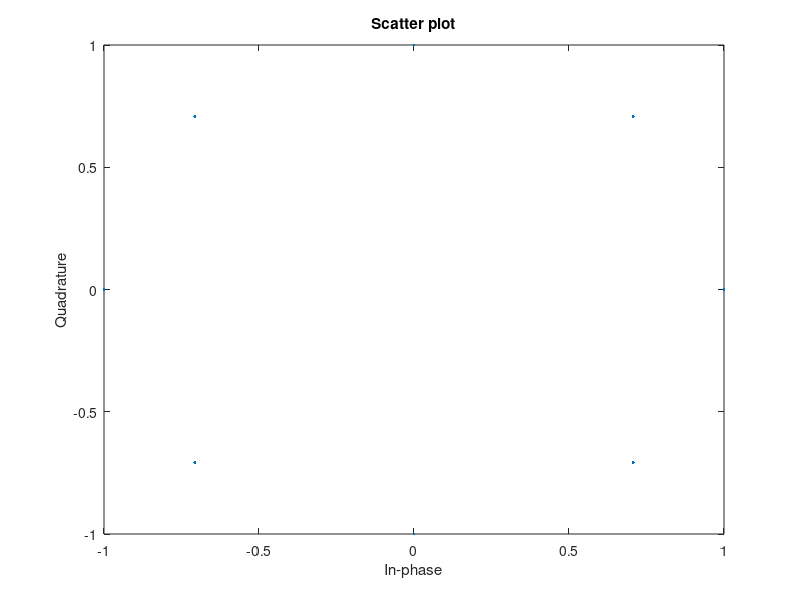
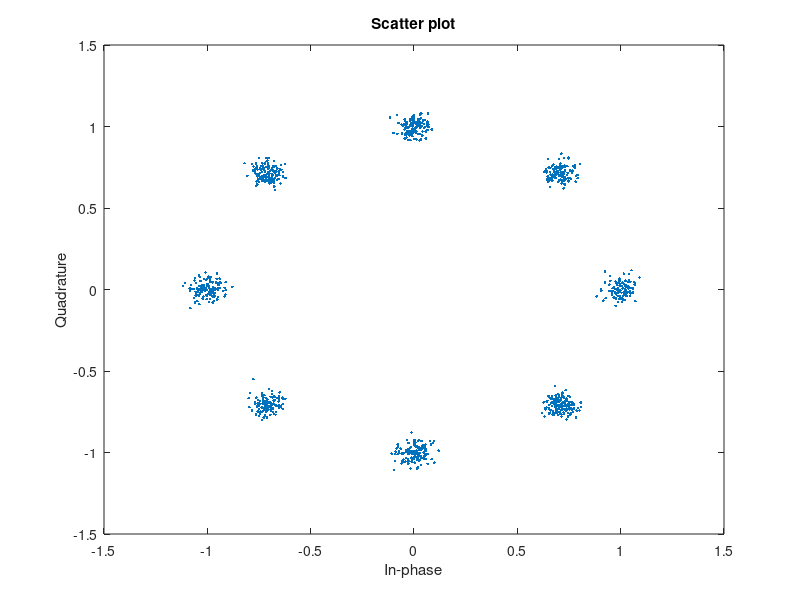

Reproduce these figures in MATLAB, in order.
% Write a program to plot signal constellation diagram of received 8-PSK signal in the presence of AWGN.

clc;
close all;
clear all;
pkg load communications

N = 3000;  % Number of bits to be transmitted using *-PSK
           % Too large value may slow down the program
x = randi([0,1],1,N); % Random input bits generation
M = 8;     % Number of Symbols in 8-PSK

% Symbol Generation
yy = [];
for i=1:3:length(x)
  if x(i)==0 && x(i+1)==0 & x(i+2)==0
    y = cosd(0)+1j*sind(0);
  elseif x(i)==0 && x(i+1)==0 & x(i+2)==1
    y = cosd(45)+1j*sind(45);
  elseif x(i)==0 && x(i+1)==1 & x(i+2)==1
    y = cosd(90)+1j*sind(90);
  elseif x(i)==0 && x(i+1)==1 & x(i+2)==0
    y = cosd(135)+1j*sind(135);
  elseif x(i)==1 && x(i+1)==1 & x(i+2)==0
    y = cosd(180)+1j*sind(180);
  elseif x(i)==1 && x(i+1)==1 & x(i+2)==1
    y = cosd(225)+1j*sind(225);
  elseif x(i)==1 && x(i+1)==0 & x(i+2)==1
    y = cosd(270)+1j*sind(270);
  elseif x(i)==1 && x(i+1)==0 & x(i+2)==0
    y = cosd(315)+1j*sind(315);
  endif

% Transmitted Symbols
yy = [yy y];
endfor
scatterplot(yy);    % Constellation Diagram without Noise
EbN0db = 20; % Change this value & run program to see the noisy constellation.
EbN0 = 10^(EbN0db/10);

% AWGN Channel
n = (1/sqrt(2))*[randn(1,length(yy)) + 1j*randn(1,length(yy))];
sigma = sqrt(1/((log2(M))*EbN0));

% Received Symbols
r = yy + sigma*n;
scatterplot(r);    % Constellation Diagram with Noise

